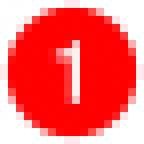
#> input picture python_programming/practica#2/task5/input.jpg, 18 x 18 px (shown 8 times larger)
$ python main.py
#> lines starting #> are read from the running program, lines starting #| are printed output that depends on the picture
from PIL import Image
import logging

# Настройка логирования
logging.basicConfig(level=logging.INFO)

def resize_image():
    try:
        img = Image.open('input.jpg')
#> img is the input picture: PIL image 18x18 RGB; mean R, G, B 254.5, 100.1, 100.4
        img_resized = img.resize((800, 600))
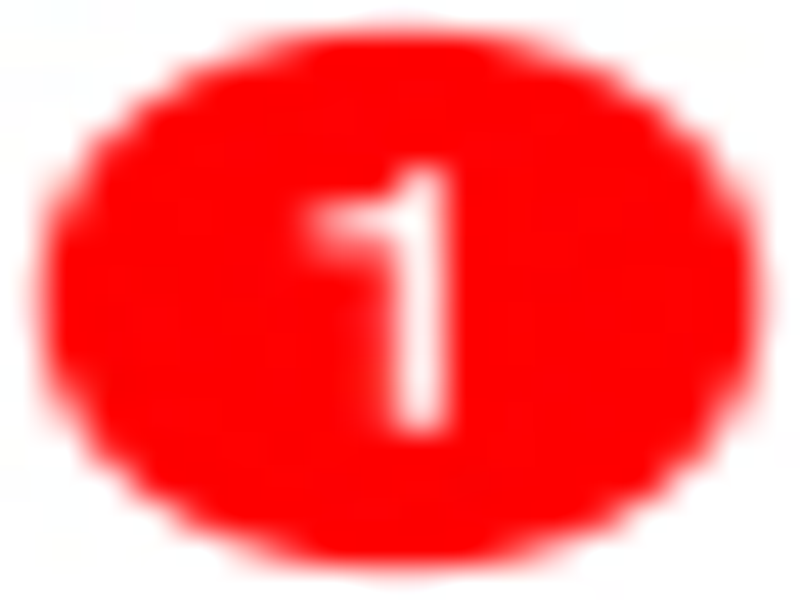
#> img_resized: PIL image 800x600 RGB; mean R, G, B 254.4, 100.7, 100.8
        img_resized.save('output.jpg')
        logging.info("Изображение успешно обработано и сохранено как output.jpg")
    except FileNotFoundError:
        logging.error("Файл input.jpg не найден")
    except Exception as e:
        logging.error(f"Произошла ошибка: {e}")


if __name__ == "__main__":
    resize_image()
